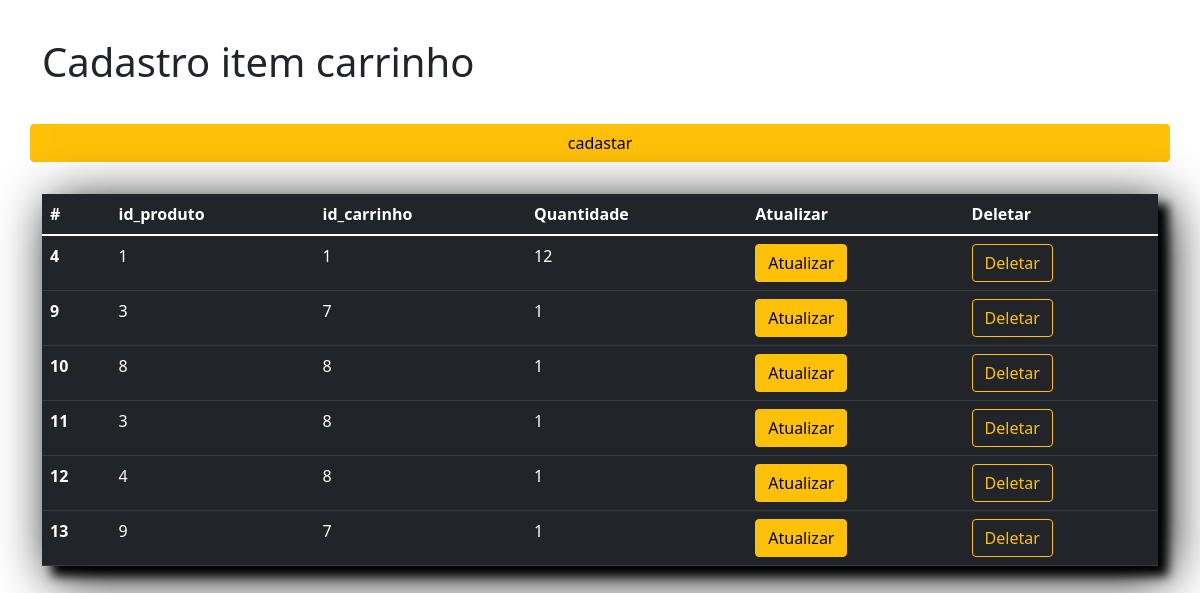
Page /modelos/relatorio_item_de_carrinho.php on the committed database.
### tables this page shows
CREATE TABLE `item_de_carrinho` (
  `id_item_carrinho` int(11) NOT NULL,
  `fk_id_info_produto` int(11) NOT NULL,
  `fk_id_carrinho` int(11) NOT NULL,
  `categoria` varchar(30) NOT NULL,
  `quantidade` int(11) NOT NULL
);

### modelos/relatorio_item_de_carrinho.php (the view, shortened to what this page needs)
<?php
include '../include/header.php';
include '../include/database.php';
$consulta = "select * from item_de_carrinho";
$query = mysqli_query($con, $consulta);
$result = mysqli_fetch_all($query, MYSQLI_ASSOC);
?>
<body>
  <div class="container">
    <div class="row">
      <h1 style="margin-bottom:1cm;margin-top:1cm;">Cadastro item carrinho</h1>
      <a class="btn mb-3 btn-warning float-start" href="cadastro_item_de_carrinho.php">cadastar</a>
      <div class="col-12">
        <table class="mt-3 table table-dark" style="box-shadow:10px 10px 50px  #000000,10px 10px 10px  #000000;">
          <thead class="table table-dark table- striped">
            <tr>
              <th scope="col">#</th>
              <th scope="col">id_produto</th>
              <th scope="col">id_carrinho</th>
              <th scope="col">Quantidade</th>
              <th scope="col">Atualizar</th>
              <th scope="col">Deletar</th>
            </tr>
          </thead>
          <tbody>
            <?php
            foreach ($result as $item_carrinho){
              echo "
  <tr>
      <th scope='row'>{$item_carrinho['id_item_carrinho']}</th>
     <td>{$item_carrinho['fk_id_info_produto']}</td>
     <td>{$item_carrinho['fk_id_carrinho']}</td>
     <td>{$item_carrinho['quantidade']}</td>
     <td><a class='btn btn-warning' href='atualizar_item_carrinho.php?var={$item_carrinho['id_item_carrinho']}'>Atualizar</a>
     </td>
       <td> <a class='btn btn-outline-warning' href='delete_item_carrinho.php?var={$item_carrinho['id_item_carrinho']}'>Deletar</a>
       </td>
  </tr>";
            }
            ?>
          </tbody>
        </table>
      </div>
    </div>
  </div>
  <?php
  include '../include/footer.php';
  ?>

### rows in the picture
item_de_carrinho: id_item_carrinho "4", fk_id_info_produto "1", fk_id_carrinho "1", quantidade "12"
item_de_carrinho: id_item_carrinho "9", fk_id_info_produto "3", fk_id_carrinho "7", quantidade "1"
item_de_carrinho: id_item_carrinho "10", fk_id_info_produto "8", fk_id_carrinho "8", quantidade "1"
item_de_carrinho: id_item_carrinho "11", fk_id_info_produto "3", fk_id_carrinho "8", quantidade "1"
item_de_carrinho: id_item_carrinho "12", fk_id_info_produto "4", fk_id_carrinho "8", quantidade "1"
item_de_carrinho: id_item_carrinho "13", fk_id_info_produto "9", fk_id_carrinho "7", quantidade "1"
